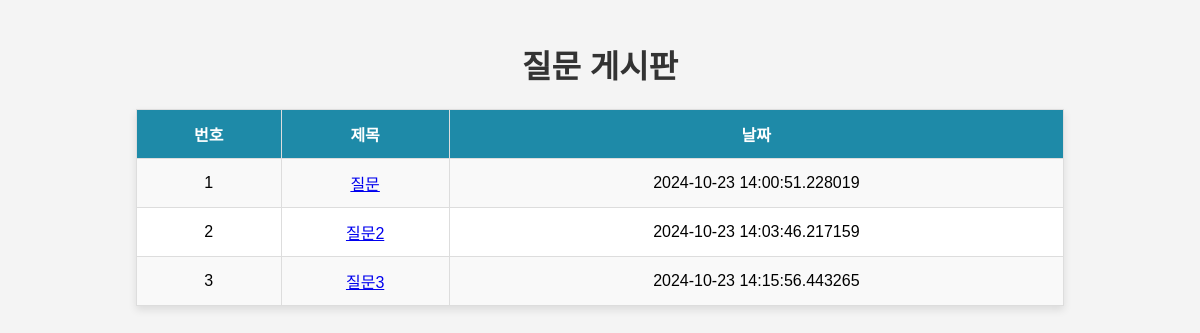
The page /qlist on the database as committed earlier.
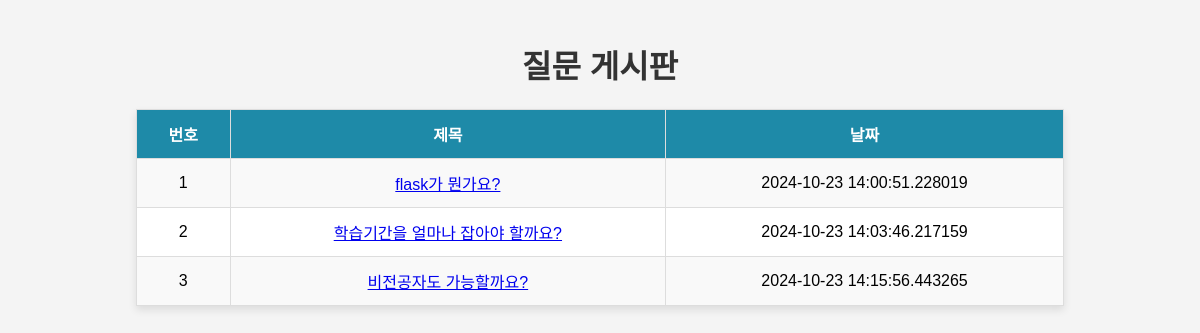
The same page on the database as committed later.
### DBWEB/models/models.py (models this page shows)
class Question(DB.Model):
    id = DB.Column(DB.Integer, primary_key=True)
    subject = DB.Column(DB.String(200), nullable=False)
    content = DB.Column(DB.Text(), nullable=False)
    create_date = DB.Column(DB.DateTime(), nullable=False)

### DBWEB/views/main_view.py (the view)
@mainBP.route("/qlist")
def printList():
    q_list=Question.query.all()
    return render_template('question_list.html', question_list=q_list)

### DBWEB/templates/question_list.html (shortened to what this page needs)
<!DOCTYPE html>
<html lang="en">
<head>
</head>
<body>
    <h1>질문 게시판</h1>
    <table>
        <tr>
            <th>번호</th>
            <th>제목</th>
            <th>날짜</th>
        </tr>
        {% if question_list %}
            {% for question in question_list %}
            <tr>
                <td> {{question.id}}</td>
                <td><a href="{{ url_for('question.detail', question_id=question.id) }}">{{question.subject}}</a></td>
                <td> {{question.create_date}}</td>
            </tr>
            {% endfor %}
        {% else %}
        <tr>
            <td class="msg" colspan="4">등록된 질문이 없습니다.</td>
        </tr>
        {% endif %}
    </table>
    <br><br>
</body>
</html>

Rows that differ between the two databases and show on the page:
changed Question id 1: subject "질문" → "flask가 뭔가요?"
changed Question id 2: subject "질문2" → "학습기간을 얼마나 잡아야 할까요?"
changed Question id 3: subject "질문3" → "비전공자도 가능할까요?"
